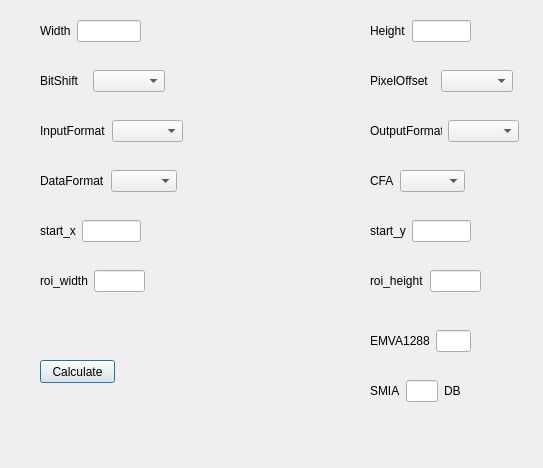
<?xml version="1.0" encoding="UTF-8"?>
<ui version="4.0">
 <class>Dialog</class>
 <widget class="QDialog" name="Dialog">
  <property name="geometry">
   <rect>
    <x>0</x>
    <y>0</y>
    <width>543</width>
    <height>468</height>
   </rect>
  </property>
  <property name="windowTitle">
   <string>Dialog</string>
  </property>
  <widget class="QWidget" name="layoutWidget">
   <property name="geometry">
    <rect>
     <x>40</x>
     <y>20</y>
     <width>101</width>
     <height>22</height>
    </rect>
   </property>
   <layout class="QHBoxLayout" name="horizontalLayout_10">
    <item>
     <widget class="QLabel" name="label_temporal_noise_width">
      <property name="text">
       <string>Width</string>
      </property>
     </widget>
    </item>
    <item>
     <widget class="QLineEdit" name="lineEdit_temporal_noise_width"/>
    </item>
   </layout>
  </widget>
  <widget class="QWidget" name="layoutWidget_2">
   <property name="geometry">
    <rect>
     <x>370</x>
     <y>20</y>
     <width>101</width>
     <height>22</height>
    </rect>
   </property>
   <layout class="QHBoxLayout" name="horizontalLayout_12">
    <item>
     <widget class="QLabel" name="label_temporal_noise_height">
      <property name="text">
       <string>Height</string>
      </property>
     </widget>
    </item>
    <item>
     <widget class="QLineEdit" name="lineEdit_temporal_noise_height"/>
    </item>
   </layout>
  </widget>
  <widget class="QWidget" name="layoutWidget_3">
   <property name="geometry">
    <rect>
     <x>40</x>
     <y>70</y>
     <width>125</width>
     <height>22</height>
    </rect>
   </property>
   <layout class="QHBoxLayout" name="horizontalLayout_13">
    <item>
     <widget class="QLabel" name="label_temporal_noise_bitshift">
      <property name="text">
       <string>BitShift</string>
      </property>
     </widget>
    </item>
    <item>
     <widget class="QComboBox" name="comboBox_temporal_noise_bitshift"/>
    </item>
   </layout>
  </widget>
  <widget class="QWidget" name="layoutWidget_4">
   <property name="geometry">
    <rect>
     <x>370</x>
     <y>70</y>
     <width>143</width>
     <height>22</height>
    </rect>
   </property>
   <layout class="QHBoxLayout" name="horizontalLayout_14">
    <item>
     <widget class="QLabel" name="label_temporal_noise_pixeloffset">
      <property name="text">
       <string>PixelOffset</string>
      </property>
     </widget>
    </item>
    <item>
     <widget class="QComboBox" name="comboBox_temporal_noise_pixeloffset"/>
    </item>
   </layout>
  </widget>
  <widget class="QWidget" name="layoutWidget_5">
   <property name="geometry">
    <rect>
     <x>40</x>
     <y>120</y>
     <width>143</width>
     <height>22</height>
    </rect>
   </property>
   <layout class="QHBoxLayout" name="horizontalLayout_15">
    <item>
     <widget class="QLabel" name="label_temporal_noise_inputformat">
      <property name="text">
       <string>InputFormat</string>
      </property>
     </widget>
    </item>
    <item>
     <widget class="QComboBox" name="comboBox_temporal_noise_inputformat"/>
    </item>
   </layout>
  </widget>
  <widget class="QWidget" name="layoutWidget_6">
   <property name="geometry">
    <rect>
     <x>370</x>
     <y>120</y>
     <width>149</width>
     <height>22</height>
    </rect>
   </property>
   <layout class="QHBoxLayout" name="horizontalLayout_16">
    <item>
     <widget class="QLabel" name="label_temporal_noise_outputformat">
      <property name="text">
       <string>OutputFormat</string>
      </property>
     </widget>
    </item>
    <item>
     <widget class="QComboBox" name="comboBox_temporal_noise_outputformat"/>
    </item>
   </layout>
  </widget>
  <widget class="QWidget" name="layoutWidget_7">
   <property name="geometry">
    <rect>
     <x>40</x>
     <y>170</y>
     <width>137</width>
     <height>22</height>
    </rect>
   </property>
   <layout class="QHBoxLayout" name="horizontalLayout_17">
    <item>
     <widget class="QLabel" name="label_temporal_noise_dataformat">
      <property name="text">
       <string>DataFormat</string>
      </property>
     </widget>
    </item>
    <item>
     <widget class="QComboBox" name="comboBox_temporal_noise_dataformat"/>
    </item>
   </layout>
  </widget>
  <widget class="QWidget" name="layoutWidget_8">
   <property name="geometry">
    <rect>
     <x>370</x>
     <y>170</y>
     <width>95</width>
     <height>22</height>
    </rect>
   </property>
   <layout class="QHBoxLayout" name="horizontalLayout_18">
    <item>
     <widget class="QLabel" name="label_temporal_noise_cfa">
      <property name="text">
       <string>CFA</string>
      </property>
     </widget>
    </item>
    <item>
     <widget class="QComboBox" name="comboBox_temporal_noise_cfa"/>
    </item>
   </layout>
  </widget>
  <widget class="QWidget" name="layoutWidget_9">
   <property name="geometry">
    <rect>
     <x>40</x>
     <y>220</y>
     <width>101</width>
     <height>22</height>
    </rect>
   </property>
   <layout class="QHBoxLayout" name="horizontalLayout_19">
    <item>
     <widget class="QLabel" name="label_temporal_noise_start_x">
      <property name="text">
       <string>start_x</string>
      </property>
     </widget>
    </item>
    <item>
     <widget class="QLineEdit" name="lineEdit_temporal_noise_start_x"/>
    </item>
   </layout>
  </widget>
  <widget class="QWidget" name="layoutWidget_10">
   <property name="geometry">
    <rect>
     <x>370</x>
     <y>220</y>
     <width>101</width>
     <height>22</height>
    </rect>
   </property>
   <layout class="QHBoxLayout" name="horizontalLayout_20">
    <item>
     <widget class="QLabel" name="label_temporal_noise_start_y">
      <property name="text">
       <string>start_y</string>
      </property>
     </widget>
    </item>
    <item>
     <widget class="QLineEdit" name="lineEdit_temporal_noise_start_y"/>
    </item>
   </layout>
  </widget>
  <widget class="QWidget" name="layoutWidget_11">
   <property name="geometry">
    <rect>
     <x>40</x>
     <y>270</y>
     <width>105</width>
     <height>22</height>
    </rect>
   </property>
   <layout class="QHBoxLayout" name="horizontalLayout_21">
    <item>
     <widget class="QLabel" name="label_temporal_noise_roi_width">
      <property name="text">
       <string>roi_width</string>
      </property>
     </widget>
    </item>
    <item>
     <widget class="QLineEdit" name="lineEdit_temporal_noise_roi_width"/>
    </item>
   </layout>
  </widget>
  <widget class="QWidget" name="layoutWidget_12">
   <property name="geometry">
    <rect>
     <x>370</x>
     <y>270</y>
     <width>111</width>
     <height>22</height>
    </rect>
   </property>
   <layout class="QHBoxLayout" name="horizontalLayout_22">
    <item>
     <widget class="QLabel" name="label_temporal_noise_roi_height">
      <property name="text">
       <string>roi_height</string>
      </property>
     </widget>
    </item>
    <item>
     <widget class="QLineEdit" name="lineEdit_temporal_noise_roi_height"/>
    </item>
   </layout>
  </widget>
  <widget class="QPushButton" name="pushButton_temporal_noise_calculate">
   <property name="geometry">
    <rect>
     <x>40</x>
     <y>360</y>
     <width>75</width>
     <height>23</height>
    </rect>
   </property>
   <property name="text">
    <string>Calculate</string>
   </property>
  </widget>
  <widget class="QWidget" name="layoutWidget_13">
   <property name="geometry">
    <rect>
     <x>370</x>
     <y>330</y>
     <width>101</width>
     <height>22</height>
    </rect>
   </property>
   <layout class="QHBoxLayout" name="horizontalLayout_23">
    <item>
     <widget class="QLabel" name="label_temporal_noise_smva1288">
      <property name="text">
       <string>EMVA1288</string>
      </property>
     </widget>
    </item>
    <item>
     <widget class="QLineEdit" name="lineEdit_temporal_noise_emva1288"/>
    </item>
   </layout>
  </widget>
  <widget class="QWidget" name="layoutWidget_14">
   <property name="geometry">
    <rect>
     <x>370</x>
     <y>380</y>
     <width>91</width>
     <height>22</height>
    </rect>
   </property>
   <layout class="QHBoxLayout" name="horizontalLayout_24">
    <item>
     <widget class="QLabel" name="label_temporal_noise_smia">
      <property name="text">
       <string>SMIA</string>
      </property>
     </widget>
    </item>
    <item>
     <widget class="QLineEdit" name="lineEdit_temporal_noise_smia"/>
    </item>
    <item>
     <widget class="QLabel" name="label_temporal_noise_db">
      <property name="text">
       <string>DB</string>
      </property>
     </widget>
    </item>
   </layout>
  </widget>
 </widget>
 <resources/>
 <connections/>
</ui>
